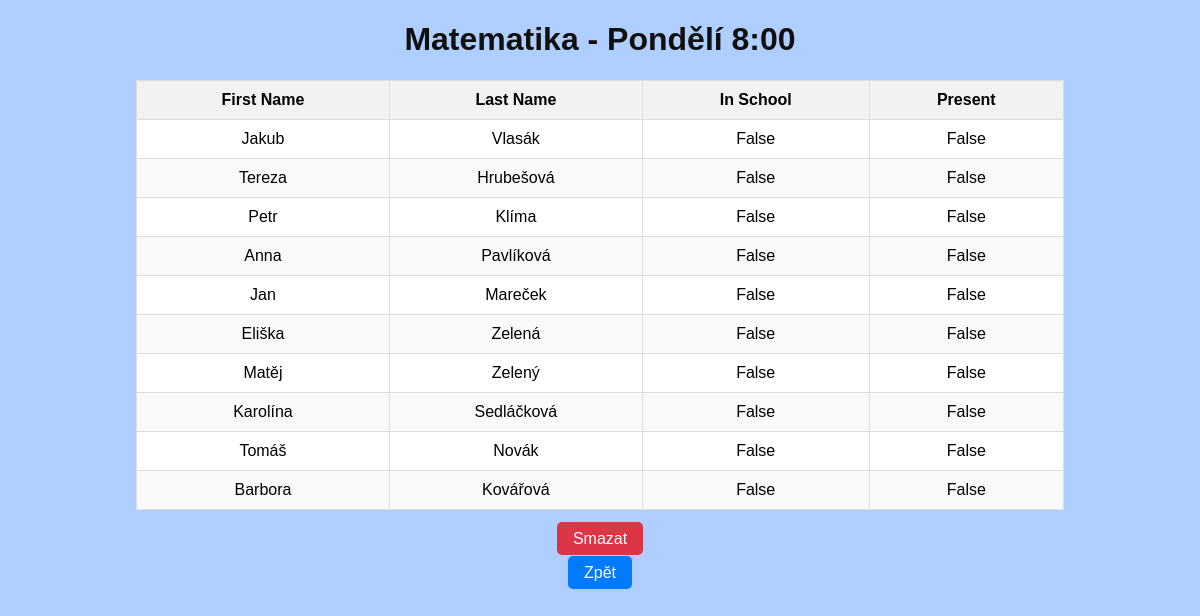
/1/, run on the app's committed database.
### application/models.py (models this page shows, shortened)
class Lecture(models.Model):
    name = models.CharField(max_length=50)
    students = models.ManyToManyField(Student, related_name='students')
    teacher = models.ForeignKey(Teacher, on_delete=models.CASCADE, related_name='teacher')

class Student(models.Model):
    user = models.OneToOneField(User, on_delete=models.CASCADE, related_name='student_profile')
    first_name = models.CharField(max_length=20)
    last_name = models.CharField(max_length=20)
    mac_address = models.CharField(validators=[MinLengthValidator(17)], max_length=17)
    is_present = models.BooleanField(default=False)
    is_in_school = models.BooleanField(default=False)
    objects = models.Manager()
    class LectureManager(models.Manager):
        def create_lecture(self, name, students, teacher):
            return self.create(name=name, students=students, teacher=teacher)
    lectures = LectureManager()

### application/views.py (the view)
# urls.py: path('<int:pk>/', views.list_lecture, name='list_lecture'),
def list_lecture(request, pk):
    lecture = Lecture.objects.get(pk=pk)
    students = lecture.students.all()
    return render(request, 'list_lecture.html', {'lecture': lecture, 'students': students})

### application/templates/list_lecture.html (shortened to what this page needs)
<!DOCTYPE html>
<html lang="en">
<head>
</head>
<body>
    <h1>{{lecture.name}}</h1>
    <table>
        <thead>
            <tr>
                <th>First Name</th>
                <th>Last Name</th>
                <th>In School</th>
                <th>Present</th>
            </tr>
        </thead>
        <tbody>
            {% for student in students %}
                <tr>
                    <td>{{student.first_name}}</td>
                    <td>{{student.last_name}}</td>
                    <td>{{student.is_in_school}}</td>
                    <td>{{student.is_present}}</td>
                </tr>
            {% endfor %}
        </tbody>
    </table>
    <div class="text-center">
        <p>
            <a href="{% url 'remove_lecture' lecture.pk %}" class="btn btn-danger" onclick="return confirm('Are you sure you want to delete this?')">Smazat</a>
        </p>
        <p>
            <a href="/" class="btn">Zpět</a>
        </p>
    </div>
</body>
</html>

### application/templates/list_lecture.html (style rules this page uses)
body { font-family: Arial, sans-serif; margin: 20px; background-color: #aecfff; }
h1 { text-align: center; color: #120f0f; }
table { width: 80%; margin: 20px auto; border-collapse: collapse; background-color: #fff; }
table, th, td { border: 1px solid #ddd; }
th, td { padding: 10px; text-align: center; }
th { background-color: #f2f2f2; }
tr:nth-child(even) { background-color: #f9f9f9; }
.btn { text-decoration: none; color: white; background-color: #007bff; padding: 8px 16px; border-radius: 5px; }
.btn-danger { background-color: #dc3545; }
.text-center { text-align: center; }

### data on the page
Lecture: name "Matematika - Pondělí 8:00"
Student: first_name "Jakub", last_name "Vlasák", is_in_school "False", is_present "False"
Student: first_name "Tereza", last_name "Hrubešová", is_in_school "False", is_present "False"
Student: first_name "Petr", last_name "Klíma", is_in_school "False", is_present "False"
Student: first_name "Anna", last_name "Pavlíková", is_in_school "False", is_present "False"
Student: first_name "Jan", last_name "Mareček", is_in_school "False", is_present "False"
Student: first_name "Eliška", last_name "Zelená", is_in_school "False", is_present "False"
Student: first_name "Matěj", last_name "Zelený", is_in_school "False", is_present "False"
Student: first_name "Karolína", last_name "Sedláčková", is_in_school "False", is_present "False"
Student: first_name "Tomáš", last_name "Novák", is_in_school "False", is_present "False"
Student: first_name "Barbora", last_name "Kovářová", is_in_school "False", is_present "False"
